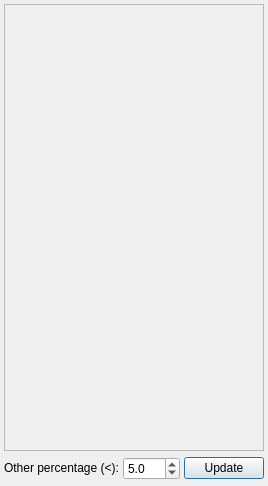
<?xml version="1.0" encoding="UTF-8"?>
<ui version="4.0">
 <class>SeqLegendDlg</class>
 <widget class="QDockWidget" name="SeqLegendDlg">
  <property name="geometry">
   <rect>
    <x>0</x>
    <y>0</y>
    <width>255</width>
    <height>486</height>
   </rect>
  </property>
  <property name="sizePolicy">
   <sizepolicy hsizetype="Preferred" vsizetype="Minimum">
    <horstretch>0</horstretch>
    <verstretch>0</verstretch>
   </sizepolicy>
  </property>
  <property name="floating">
   <bool>false</bool>
  </property>
  <property name="allowedAreas">
   <set>Qt::LeftDockWidgetArea|Qt::RightDockWidgetArea</set>
  </property>
  <property name="windowTitle">
   <string>Sequence legend</string>
  </property>
  <widget class="QWidget" name="dockWidgetContents">
   <layout class="QVBoxLayout" name="verticalLayout">
    <property name="spacing">
     <number>4</number>
    </property>
    <property name="margin">
     <number>0</number>
    </property>
    <item>
     <widget class="QFrame" name="frame">
      <property name="frameShape">
       <enum>QFrame::NoFrame</enum>
      </property>
      <property name="frameShadow">
       <enum>QFrame::Plain</enum>
      </property>
      <property name="lineWidth">
       <number>0</number>
      </property>
      <layout class="QVBoxLayout" name="verticalLayout_2">
       <property name="spacing">
        <number>4</number>
       </property>
       <property name="margin">
        <number>4</number>
       </property>
       <item>
        <widget class="QScrollArea" name="scrollArea">
         <property name="widgetResizable">
          <bool>true</bool>
         </property>
         <widget class="QWidget" name="scrollAreaWidgetContents_2">
          <property name="geometry">
           <rect>
            <x>0</x>
            <y>0</y>
            <width>245</width>
            <height>423</height>
           </rect>
          </property>
         </widget>
        </widget>
       </item>
       <item>
        <layout class="QHBoxLayout" name="horizontalLayout">
         <property name="spacing">
          <number>4</number>
         </property>
         <property name="topMargin">
          <number>2</number>
         </property>
         <property name="bottomMargin">
          <number>2</number>
         </property>
         <item>
          <spacer name="horizontalSpacer">
           <property name="orientation">
            <enum>Qt::Horizontal</enum>
           </property>
           <property name="sizeHint" stdset="0">
            <size>
             <width>40</width>
             <height>20</height>
            </size>
           </property>
          </spacer>
         </item>
         <item>
          <widget class="QLabel" name="label">
           <property name="text">
            <string>Other percentage (&lt;):</string>
           </property>
          </widget>
         </item>
         <item>
          <widget class="QDoubleSpinBox" name="spinOtherPercentage">
           <property name="decimals">
            <number>1</number>
           </property>
           <property name="maximum">
            <double>100.000000000000000</double>
           </property>
           <property name="singleStep">
            <double>1.000000000000000</double>
           </property>
           <property name="value">
            <double>5.000000000000000</double>
           </property>
          </widget>
         </item>
         <item>
          <widget class="QPushButton" name="btnOtherPercentage">
           <property name="text">
            <string>Update</string>
           </property>
           <property name="default">
            <bool>true</bool>
           </property>
          </widget>
         </item>
        </layout>
       </item>
      </layout>
     </widget>
    </item>
   </layout>
  </widget>
 </widget>
 <resources/>
 <connections/>
</ui>
